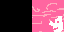

Rendered tile map (Tiled .tmx) drawn with the repository's tilesets; below, a short description and the full map source, tile grids included:
An orthogonal 2x1 tile map with 32x32 px tiles, 1 tile layer (Tile Layer 1).

<map version="1.0" orientation="orthogonal" renderorder="right-down" width="2" height="1" tilewidth="32" tileheight="32" nextobjectid="1">
 <tileset firstgid="1" name="pinkelephantland" tilewidth="32" tileheight="32">
  <image source="pinkelephantland.png" width="160" height="64" />
 </tileset>
 <layer name="Tile Layer 1" width="2" height="1">
  <data>
   <tile gid="0" />
   <tile gid="4" />
  </data>
 </layer>
</map>